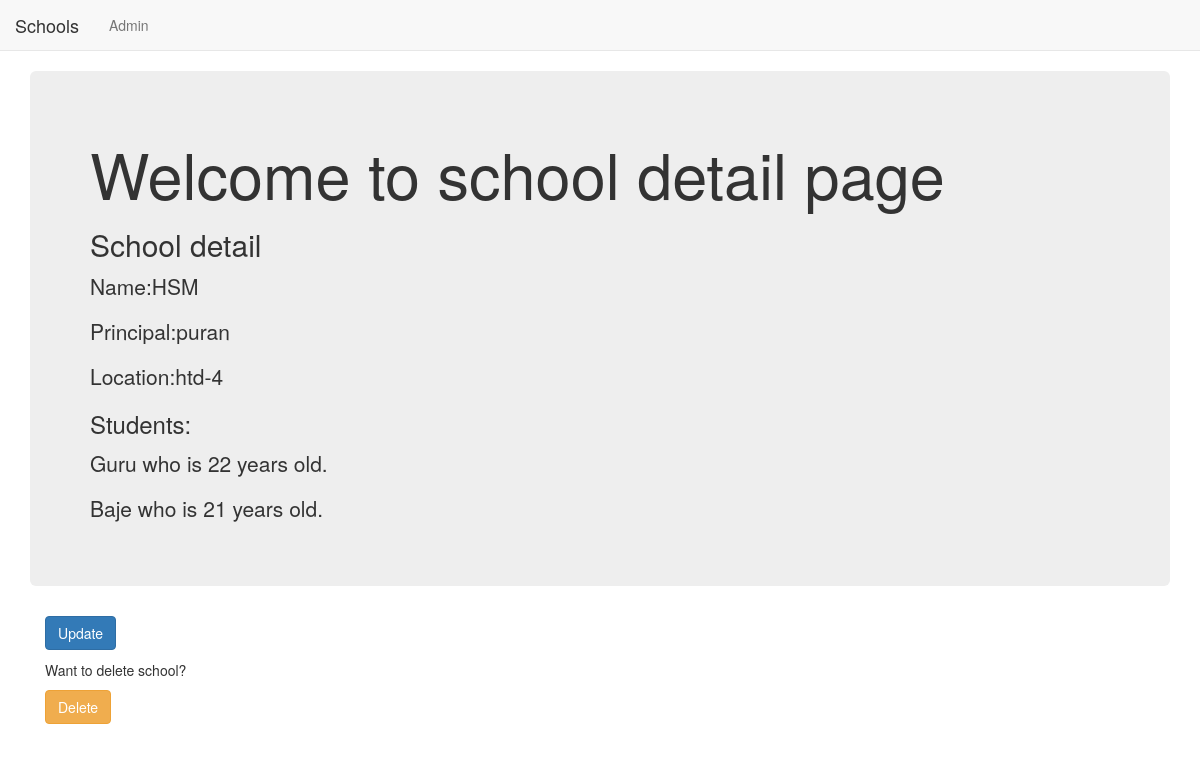
The page /dj8_app/1/ on the database as committed earlier.
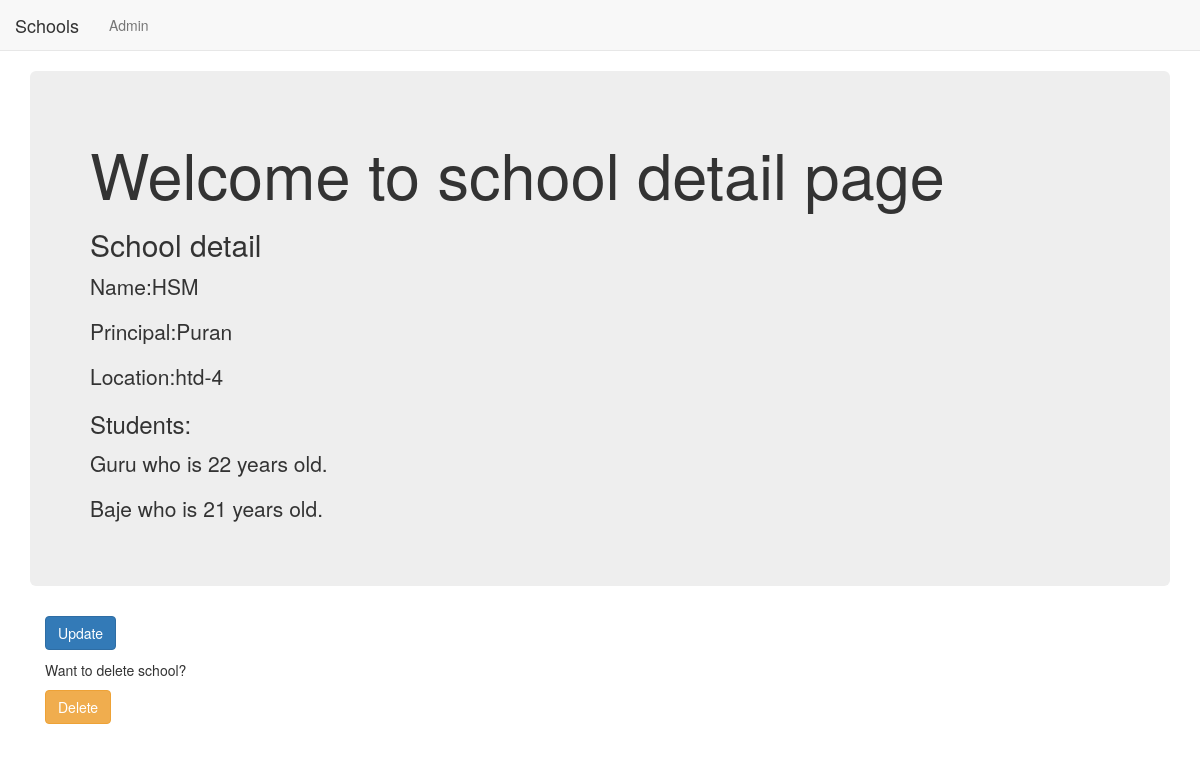
The same page on the database as committed later.
### dj8_app/models.py (models this page shows, shortened)
class School(models.Model):
    name = models.CharField(max_length=200)
    location = models.CharField(max_length=200)
    principal = models.CharField(max_length=200)

### dj8_app/views.py (the view)
# urls.py: path('<int:pk>/',views.SchoolDetailView.as_view(),name='detail'),
class SchoolDetailView(DetailView):
    context_object_name = 'school_detail'
    model = models.School
    template_name = 'dj8_app/school_detail.html'

### dj8_app/templates/dj8_app/school_detail.html
{% extends 'dj8_app/dj8_app_base.html' %}
{% block content %}
<div class="jumbotron">
  <h1>Welcome to school detail page</h1>
  <h2>School detail</h2>
  <p>Name:{{ school_detail.name }}</p>
  <p>Principal:{{ school_detail.principal }}</p>
  <p>Location:{{ school_detail.location }}</p>
  <h3>Students:</h3>
  {% for students in school_detail.students.all %}
  <p>{{ students.name }} who is {{ students.age }} years old.</p>
  {% endfor %}
</div>
<div class="container">
  <p><a class="btn btn-primary" href="{% url 'dj8_app:update' pk=school_detail.pk %}">Update</a></p>
  <p>Want to delete school?</p>
  <p><a class="btn btn-warning" href="{% url 'dj8_app:delete' pk=school_detail.pk %}">Delete</a></p>
</div>
{% endblock %}

Rows that differ between the two databases and show on the page:
changed School "HSM": principal "puran" → "Puran"
